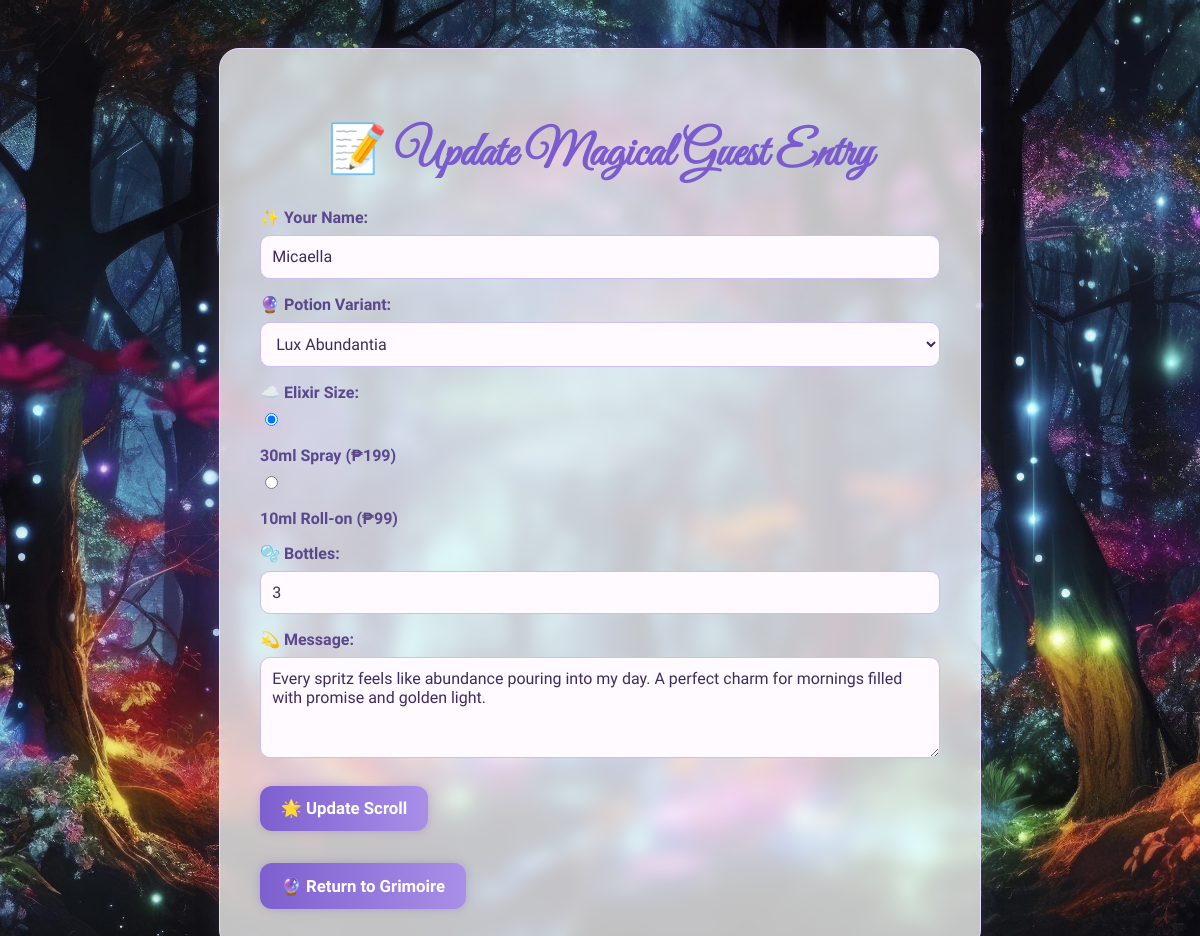
/Feedback/update_entry.php?id=3, run on the app's committed database.
### tables this page shows
CREATE TABLE `entries` (
  `id` int(11) NOT NULL,
  `name` varchar(100) NOT NULL,
  `variant` varchar(50) NOT NULL,
  `size` varchar(50) NOT NULL,
  `quantity` int(11) NOT NULL,
  `total_price` decimal(10,2) NOT NULL,
  `message` text NOT NULL,
  `date_posted` timestamp NOT NULL DEFAULT current_timestamp()
);

### Feedback/update_entry.php (the view, shortened to what this page needs)
<?php
include "../Database/database.php";
$success = isset($_GET['success']) && $_GET['success'] == "1";
$error = null;
$entry = null;
if (isset($_GET['id'])) {
    $id = $_GET['id'];
    $stmt = $conn->prepare("SELECT * FROM entries WHERE id = ?");
    $stmt->execute([$id]);
    $entry = $stmt->fetch(PDO::FETCH_ASSOC);
}
?>
<!DOCTYPE html>
<html lang="en">
<head>
  <link rel="stylesheet" href="../css/styles.css">
</head>
<body>
  <div class="container">
    <?php if ($success): ?>
      <h1>Scroll Successfully Updated!</h1>
      <p class="success">Your magical guest entry has been updated successfully. ✨</p>
      <div class="nav-button-group">
        <a href="show_entries.php" class="nav-button">📜 View All Entries</a>
        <a href="../pages/index.html" class="nav-button">🔙 Return to Grimoire</a>
      </div>
    <?php elseif ($error): ?>
      <h1>📝 Update Magical Guest Entry</h1>
      <p class="error">⚠️ <?= $error ?></p>
    <?php elseif ($entry): ?>
      <h1>📝 Update Magical Guest Entry</h1>
      <form method="POST" action="update_entry.php">
        <label for="name">✨ Your Name:</label>
        <input type="text" id="name" name="name" value="<?= $entry['name'] ?>" required>
        <label for="variant">🔮 Potion Variant:</label>
        <select id="variant" name="variant" required>
          <?php
          $variants = ["Ardor Victor", "Vir Fortis", "Lux Abundantia", "Luna Serenitas", "Amore Creatrix"];
          foreach ($variants as $v) {
              $selected = ($entry['variant'] === $v) ? "selected" : "";
              echo "<option value=\"$v\" $selected>$v</option>";
          }
          ?>
        </select>
        <label>☁️ Elixir Size:</label>
        <input type="radio" id="30ml" name="size" value="30ml Spray" <?= ($entry['size'] === "30ml Spray") ? "checked" : "" ?>>
        <label for="30ml">30ml Spray (₱199)</label>
        <input type="radio" id="10ml" name="size" value="10ml Roll-on" <?= ($entry['size'] === "10ml Roll-on") ? "checked" : "" ?>>
        <label for="10ml">10ml Roll-on (₱99)</label>
        <label for="quantity">🫧 Bottles:</label>
        <input type="number" id="quantity" name="quantity" value="<?= $entry['quantity'] ?>" min="1" required>
        <label for="message">💫 Message:</label>
        <textarea id="message" name="message" rows="4" required><?= $entry['message'] ?></textarea>
        <button type="submit">🌟 Update Scroll</button>
      </form>
      <div class="nav-button-group">
        <a href="../pages/index.html" class="nav-button">🔮 Return to Grimoire</a>
      </div>
    <?php endif; ?>
  </div>
</body>
</html>

### css/styles.css (style rules this page uses)
body { font-family: 'Cardo', serif; background: url('../images/enchanting.jpg') no-repeat center center fixed; background-size: cover; color: #3e2c5e; margin: 0; padding: 0; min-height: 100vh; }
.container { max-width: 680px; margin: 3rem auto; background: rgba(255, 255, 255, 0.75); backdrop-filter: blur(8px); padding: 2.5rem; border-radius: 20px; box-shadow: 0 0 25px rgba(178, 153, 255, 0.15); border: 1px solid #e8ddff; }
h1 { text-align: center; font-family: 'Great Vibes', cursive; font-size: 3rem; color: #7a5ccf; margin-bottom: 1.5rem; }
label { display: block; margin: 1rem 0 0.5rem; font-weight: bold; color: #5b478c; font-size: 1rem; }
input[type="text"], input[type="number"], select, textarea { width: 100%; padding: 0.7rem; border: 1px solid #cbbef5; border-radius: 10px; background-color: #fefaff; color: #3e2c5e; font-family: 'Cardo', serif; font-size: 1rem; box-sizing: border-box; transition: border-color 0.3s ease; }
input::placeholder, textarea::placeholder { color: #a69bc2; }
textarea { resize: vertical; min-height: 100px; }
button { background: linear-gradient(to right, #7d5fcf, #a98fe8); color: #fff; padding: 0.8rem 1.3rem; border: none; border-radius: 12px; cursor: pointer; margin-top: 1.5rem; font-weight: bold; font-size: 1.05rem; font-family: 'Cardo', serif; transition: all 0.3s ease; box-shadow: 0 0 10px rgba(110, 90, 180, 0.3); }
.nav-button { background: linear-gradient(to right, #7d5fcf, #a98fe8); color: #fff; padding: 0.8rem 1.3rem; border: none; border-radius: 12px; cursor: pointer; font-weight: bold; font-size: 1.05rem; font-family: 'Cardo', serif; transition: all 0.3s ease; box-shadow: 0 0 10px rgba(110, 90, 180, 0.3); text-decoration: none; display: inline-block; }
.nav-button-group { display: flex; flex-direction: column; align-items: flex-start; gap: 1.2rem; margin-top: 2rem; }

### data on the page
entries: name "Micaella", size "☑ 30ml Spray (₱199)", size "☐ 10ml Roll-on (₱99)", quantity "3", message "Every spritz feels like abundance pouring into my day. A perfect charm for mornings filled with promise and golden light."

### other printed values
form field variant "Lux Abundantia"
